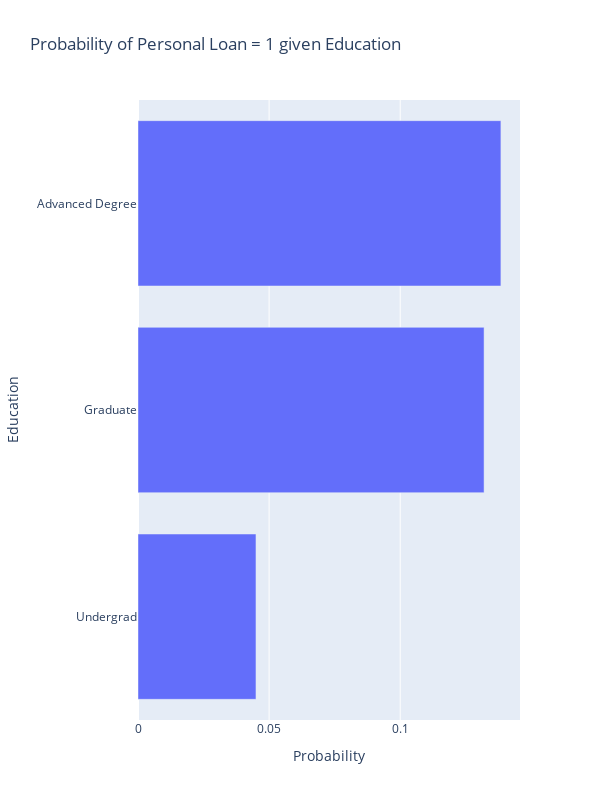

Notebook cell for this chart:
### Code cell
plot_category_loan_distribution(df, category_col = 'education')

### Figure 1 — Plotly figure (JSON) as saved in the notebook; plotly's stock layout.template omitted (floating-point values rounded to 4 significant figures)
{"data": [{"alignmentgroup": "True", "hovertemplate": "Probability=%{x}<br>Education=%{y}<extra></extra>", "legendgroup": "", "marker": {"color": "#636efa", "pattern": {"shape": ""}}, "name": "", "offsetgroup": "", "orientation": "h", "showlegend": false, "textposition": "auto", "type": "bar", "x": [0.04499, 0.132, 0.1384], "xaxis": "x", "y": ["Undergrad", "Graduate", "Advanced Degree"], "yaxis": "y"}], "layout": {"barmode": "relative", "height": 800, "legend": {"tracegroupgap": 0}, "title": {"text": "Probability of Personal Loan = 1 given Education"}, "width": 600, "xaxis": {"anchor": "y", "domain": [0, 1], "title": {"text": "Probability"}}, "yaxis": {"anchor": "x", "domain": [0, 1], "tickmode": "linear", "title": {"text": "Education"}}}}
